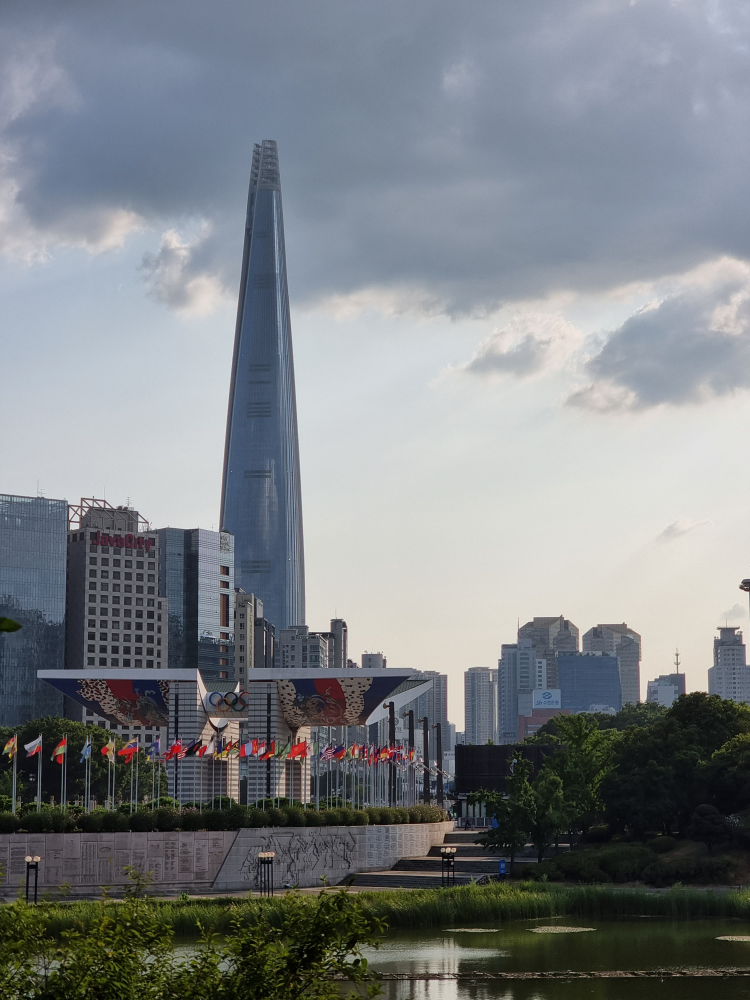
#> input picture seoul.jpg, 3000 x 4000 px (shown at 1/4 size)
$ python main.py
#> lines starting #> are read from the running program, lines starting #| are printed output that depends on the picture
### func.py
'''
==================================================
 Additonal functions for phaseCorrelation.py
==================================================
 Info:

 Written by: Trym Nygård
 Last updated: March 2022

'''

import matplotlib.pyplot as plt
import matplotlib
import numpy as np
import cv2 as cv
from mpl_toolkits.mplot3d import Axes3D
from scipy.interpolate import RectBivariateSpline
from scipy.optimize import minimize

def stereoImgResize(imgL,imgR, scale_percent,interMethod):
    width = int(imgL.shape[1] * scale_percent / 100)
    height = int(imgL.shape[0] * scale_percent / 100)
    dimL = (width, height)
    imgL = cv.resize(imgL, dimL, interpolation = interMethod)
    width = int(imgR.shape[1] * scale_percent / 100)
    height = int(imgR.shape[0] * scale_percent / 100)
    dimR = (width, height)
    imgR = cv.resize(imgR, dimR, interpolation = interMethod)

    return imgL, imgR

def stereoImgCrop(img,X,Y,N,M):
    win = img[int(Y-(N/2)):int(Y+(N/2)), int(X-(M/2)):int(X+(M/2))]
    #print("Window size: ", winL.shape)
    return win

def windowFunc(funcType, win):
    width,height = win.shape
    Ww=eval('np.'+funcType+'(width)')
    Wh=eval('np.'+funcType+'(height)')
    windowFilter=np.outer(Ww,Wh)
    win = win * windowFilter
    return win

# [7 lines left out: function magMask, not called in this run]

def radMask(dft,param=0.6):
    N = dft.shape[1]
    radius = param*((N)/(2))
    maskedDft = dft[int(dft.shape[0]/2-radius):int(dft.shape[0]/2+radius),int(dft.shape[1]/2-radius):int(dft.shape[1]/2+radius)]
    return maskedDft

def LMSQ(xdata, ydata):

    def obj(coeff):
        M = len(ydata)
        dy = np.diff(ydata)/np.diff(xdata)
        x0 = coeff
        return np.median((2*np.pi/M)*x0-dy)**2

    coeff = 0
    res = minimize(obj,coeff)

    return res.x

def forooshBalci(dftL,dftR):
    M = dftL.shape[0]
    N = dftL.shape[1]

    dftShiftL = np.fft.fftshift(dftL)
    dftShiftR = np.fft.fftshift(dftR)

    # Normalized cross-power spectrum
    R = (dftShiftL*np.conjugate(dftShiftR))/(np.abs(dftShiftL*np.conjugate(dftShiftR)))

    # Phase difference matrix
    P = np.arctan2(R.imag,R.real)

    s = (M,N)
    U = np.zeros(s)
    U = np.unwrap(P,axis=1)
    rows = U

    temp = rows.shape[0]
    xdata = np.linspace(0,temp,temp)

    x_shift = LMSQ(xdata,rows)

    return x_shift


def hoge(dftL,dftR, radius=0.6, magThres=0, plot=False):
    '''
    Subspace identification (SID) method for sub-pixel estimation.
    SID is an extension to the Phase Correlation Method and developed by William Scott Hoge
    and based on the paper "A Subspace Identification Extension to the Phase Correlation Method"
    Pros:
        Accurate and robust for images with large shifts or rotations.
        Consistent results even for images with low correlation.
        Can achieve up to 1/20th pixel accuracy
    Cons:
        SVD can be quite slow and may become unstable for very small images
        Can be sensitive to aliasing effects during image acquisition and edge effects caused by the DFT

    Preprocessing:
    A window function such as a Hamming or a Blackman window should be applied to each image to avoid edge
    effects.
    Masking out higher frequencies in the Normalized cross-power spectrum R should be performed
    in order to reduce the impact of aliasing.

    How to use:
    plot = True
        Subplot of the phase difference and the 1D unwrapped phase difference.
        Plot of Frequency Spectrum of the discrete Fourier transform.
    Radius
    '''

    M = dftL.shape[0]
    N = dftL.shape[1]

    dftShiftL = np.fft.fftshift(dftL)
    dftShiftR = np.fft.fftshift(dftR)

    #Mask out spectral components that lie outside a radius from the central peak
    maskedDftL = radMask(dftShiftL,radius)
    maskedDftR = radMask(dftShiftR,radius)

    # Normalized cross-power spectrum
    R = (maskedDftL*np.conjugate(maskedDftR))/(np.abs(maskedDftL*np.conjugate(maskedDftR)))

    U,S,V  = np.linalg.svd(R) #Reduce from 2D to 1D

    dominantV = V[np.argmax(S),:]
    dominantU = U[:,np.argmax(S)]

    A = []
    for i in range(len(V)):
        A.append(i)
    A = np.vstack([A, np.ones(len(A))]).T #Refered to as R in the paper

    angleV = np.angle(dominantV)  #Find the angle
    unwrapV = np.unwrap(angleV)

    fittedLineV, res,rank,s = np.linalg.lstsq(A,unwrapV,rcond=-1) #Equation 6 inv(R^TR)R^Tunwrap(v)
    muX = fittedLineV[0] #slope of the fitted line
    cX = fittedLineV[1] #abscissa of the fitted line
    subShiftX = muX * (M / (2*np.pi)) #translational shift

    angleU = np.angle(dominantU)  #Find the angle
    unwrapU = np.unwrap(angleU)
    fittedLineU, res,rank,s = np.linalg.lstsq(A,unwrapU,rcond=-1) #Equation 6 inv(R^TR)R^Tunwrap(v)
    muY = fittedLineU[0] #slope of the fitted line
    #cY = fittedLineU[1] #abscissa of the fitted line
    subShiftY = muY * (N / (2*np.pi)) #translational shift

    if plot:
        #plotDFT("Frequency Spectrum Left Image",dftShiftL)
        #plotDFT(dftShiftL,maskedDftL)
        #plotDFT("Frequency Spectrum Right Image",maskedDftR)

        temp = unwrapV.shape[0]
        fx= (np.linspace(-temp/2,temp/2-1,temp)/temp);    # FM = number of pixel in x direction
        fx = fx *2 * np.pi                    # Multiply with 2pi to get the (spatial) frequency
        fx = np.reshape(fx, (-1, 1))          # Go from shape (M,) to (M,1)
        test = np.linspace(0,np.pi,temp)
        fig, axarr = plt.subplots(nrows=1, ncols=2, figsize=(5, 3))
        axarr[0].set_title("Phase component")
        axarr[0].grid(True)
        axarr[0].plot( test, angleV)

        x = np.linspace(0,temp,temp)
        axarr[1].set_title("Unwrapped Phase component")
        axarr[1].grid(True)
        axarr[1].plot(x, unwrapV)
        line, = axarr[1].plot(x, muX*x+cX, "--")
        line.set_label('Fitted line')
        axarr[1].text(0,max(unwrapV),"Estimated shift: "+str(round(subShiftX,3)),fontsize=12)
        axarr[1].text(max(x)/2,(max(unwrapV)+min(unwrapV))/2,"Slope: "+str(round(muY,7)))
        axarr[1].legend(fontsize=15, bbox_to_anchor=(1, 0.15))
        plt.show()


    return subShiftX,subShiftY

def computeGradCorr(img, img2, gradMethod = "hvdiff", polyDeg = 2, nPoints = 200, plot = False):
    M = img.shape[0]

    if gradMethod == "hvdiff":

        gHor = np.zeros_like(img.astype('float64'))
        gVer = np.zeros_like(img.astype('float64'))
        gHor2 = np.zeros_like(img2.astype('float64'))
        gVer2 = np.zeros_like(img2.astype('float64'))

        for i in range(1,img.shape[0]-1):
            for j in range(1,img.shape[1]-1):
                gHor[i,j] = (int(img[i+1,j])-int(img[i-1,j]))
                gVer[i,j] = (int(img[i,j+1])-int(img[i,j-1]))
                gHor2[i,j] = (int(img2[i+1,j])-int(img2[i-1,j]))
                gVer2[i,j] = (int(img2[i,j+1])-int(img2[i,j-1]))

    elif gradMethod == "sobel":
        gHor = cv.Sobel(img,cv.CV_64F,1,0,ksize=5)
        gVer = cv.Sobel(img,cv.CV_64F,0,1,ksize=5)
        gHor2 = cv.Sobel(img2,cv.CV_64F,1,0,ksize=5)
        gVer2 = cv.Sobel(img2,cv.CV_64F,0,1,ksize=5)
    elif gradMethod == "scharr":
        gHor = cv.Scharr(img, cv.CV_64F, 1, 0)
        gVer = cv.Scharr(img, cv.CV_64F, 0, 1)
        gHor2 = cv.Scharr(img2, cv.CV_64F, 1, 0)
        gVer2 = cv.Scharr(img2, cv.CV_64F, 0, 1)
    elif gradMethod == "False":
        gHor = img
        gVer = img
        gHor2 = img2
        gVer2 = img2

    if gradMethod != "canny":
        g = gHor - np.imag(gVer)
        g2 = gHor2 - np.imag(gVer2)
    else:
        g = cv.Canny(img,100,200)
        g2 = cv.Canny(img2,100,200)
        cv.imshow("dsaasd",g2)
        cv.waitKey(0)

    dftG = (np.fft.fft2(g))
    dftG2 = (np.fft.fft2(g2))

    cc = np.fft.ifft2(dftG*np.conjugate(dftG2))

    for i in range(int(M/2)):
        cc = np.roll(cc, -1, axis=1)

    cc = cc.real
    #plotSurface(cc)

    idxMax = np.unravel_index(cc.argmax(), cc.shape)

    dist = 1
    y = np.array([cc[idxMax[0],idxMax[1]-dist], cc[idxMax[0],idxMax[1]], cc[idxMax[0],idxMax[1]+dist]])
    x = np.linspace(idxMax[1]-dist,idxMax[1]+dist,3).astype(int)

    fit = np.polyfit(x,y,polyDeg)
    p = np.poly1d(fit)
    newX = np.linspace(idxMax[1]-dist,idxMax[1]+dist,nPoints)

    maxPeak = [newX[np.argmax(p(newX))],p(newX[np.argmax(p(newX))])]
    x_shift = int(M/2)-maxPeak[0]

    if plot:

        temp = M
        xx = np.linspace(0,temp,temp).astype(int)
        fig, axarr = plt.subplots(1,1,figsize=(16, 10))
        axarr.grid(True)
        axarr.plot(xx,cc[idxMax[0],:] )
        axarr.plot(newX,p(newX))
        axarr.plot(x[0],y[0], marker="o", color="green")
        axarr.plot(x[1],y[1], marker="o", color="green")
        axarr.plot(x[2],y[2], marker="o", color="green")
        axarr.text(maxPeak[0],maxPeak[1],str(round(x_shift,4)),horizontalalignment='right',fontsize=15)
        plt.show()

        f, axarr = plt.subplots(1,2,figsize=(16, 10))
        axarr[0].imshow(cv.addWeighted(gHor, 0.5, gVer, 0.5, 0),cmap='gray')
        axarr[1].imshow(cv.addWeighted(gHor2, 0.5, gVer2, 0.5, 0),cmap='gray')
        #f.suptitle(gradMethod,fontsize=20)
        #axarr[1].set_title(str(x_shift))
        plt.show()


    return x_shift

def computePC(dftL,dftR,  polyDeg = 2, nPoints = 200,  subpx = True, plot = False):

    M = dftL.shape[0]

    # Normalized cross-power spectrum
    R = (dftL*np.conjugate(dftR))/(np.abs(dftL*np.conjugate(dftR)))

    # Taking the inverse discrete Fourier transform to find the phase correlation
    PC = np.fft.ifft2(R)

    # Using the fourier shif theorem to move the maximum peak
    PC = np.fft.fftshift(PC)

    # Compute magnitude
    PC = abs(PC)

    # Using a 2d Gaussian distribution to smooth the phase correlation and to remove false peaks
    PC = cv.GaussianBlur(PC,(5,5),0)

    idxMax = np.unravel_index(PC.argmax(), PC.shape) # Extract indices of max peak from POC function
    if subpx:
        dist = 1
        y = np.array([PC[idxMax[0],idxMax[1]-dist], PC[idxMax[0],idxMax[1]], PC[idxMax[0],idxMax[1]+dist]])
        x = np.linspace(idxMax[1]-dist,idxMax[1]+dist,3).astype(int)

        fit = np.polyfit(x,y,polyDeg)
        p = np.poly1d(fit)
        newX = np.linspace(idxMax[1]-dist,idxMax[1]+dist,nPoints)

        maxPeak = [newX[np.argmax(p(newX))],p(newX[np.argmax(p(newX))])]
        xShift = int(M/2)-maxPeak[0]

        if plot:
            xx = np.linspace(0,M,M).astype(int)
            fig, axarr = plt.subplots(1,1)
            axarr.grid(True)
            axarr.plot(xx, PC[idxMax[0],:] )
            axarr.plot(newX,p(newX))
            axarr.plot(x[0],y[0], marker="o", color="green")
            axarr.plot(x[1],y[1], marker="o", color="green")
            axarr.plot(x[2],y[2], marker="o", color="green")
            plt.show()

            #plotSurface(PC)

    else:
        yShift = int(PC.shape[0]/2-idxMax[0])       # Compute integer shift Y from the max peak in POC function
        xShift = int(PC.shape[1]/2-idxMax[1])       # Compute integer shift X from the max peak in POC function

        if plot:
            print("POC Max Peak: ", np.max(PC))
            plotSurface(PC)
            plt.figure()
            plt.imshow(PC,cmap='gray')
            plt.show()

    return xShift

# [36 lines left out: function computeCCinter, not called in this run]

def gauss(y): #Does not work well
    dx = (np.log(y[2])-np.log(y[0]))/(2*(np.log(y[1])-np.log(y[2])-np.log(y[0])))
    return dx

def parbola(y):
    dx = ((y[2])-(y[0]))/(2*(2*(y[1])-(y[2])-(y[0])))
    return dx

def computeCCinter2(imgL, imgR, method="parabola", plot=False):
    M = imgL.shape[0]
    dftG = (np.fft.fft2(imgL))
    dftG2 = (np.fft.fft2(imgR))
    cc = np.fft.ifft2(dftG*np.conjugate(dftG2))
    for i in range(int(M/2)):
            cc = np.roll(cc, -1, axis=1)

    cc = cc.real
    idxMax = np.unravel_index(cc.argmax(), cc.shape)

    dist = 1
    y = np.array([cc[idxMax[0],idxMax[1]-dist], cc[idxMax[0],idxMax[1]], cc[idxMax[0],idxMax[1]+dist]])
    x = np.linspace(idxMax[1]-dist,idxMax[1]+dist,3).astype(int)

    if(method == "parabola"):
        x_shift = int(M/2)-parbola(y)-idxMax[1]
    elif(method == "gauss"):
        x_shift = int(M/2)-gauss(y)-idxMax[1]

    if plot:
        temp = M
        xx = np.linspace(0,temp,temp).astype(int)
        fig, axarr = plt.subplots(1,1)
        axarr.grid(True)
        axarr.plot(xx,cc[idxMax[0],:] )
        #axarr.plot(newX,p(newX))
        axarr.plot(x[0],y[0], marker="o", color="green")
        axarr.plot(x[1],y[1], marker="o", color="green")
        axarr.plot(x[2],y[2], marker="o", color="green")
        #axarr.text(maxPeak[0],maxPeak[1],str(x_shift),horizontalalignment='right')
        plt.show()

    return x_shift

# [118 lines left out: functions blockMatching, plotPhaseDifference, plotSurface, plotDFT, not called in this run]


### main.py
'''
==================================================
 Info:

 Written by: Trym Nygård
 Last updated: June 2022

 Required python script "func.py"
'''

# PARAMETERS FOR SEOUL IMAGE
M = 200      # Width of window (fraction cycles 67)
N = 200      # Height of window  (fraction cycles 67)
X_L = 150    # X center position of the left window
X_R = 150    # X center position of the right window
Y_L = 300    # Y center position of the left window
Y_R = 300    # Y center position of the right window

import matplotlib.pyplot as plt
import numpy as np
import cv2 as cv
import func as fc

showPlot = False

# Load image
imgL = cv.imread('seoul.jpg',0)
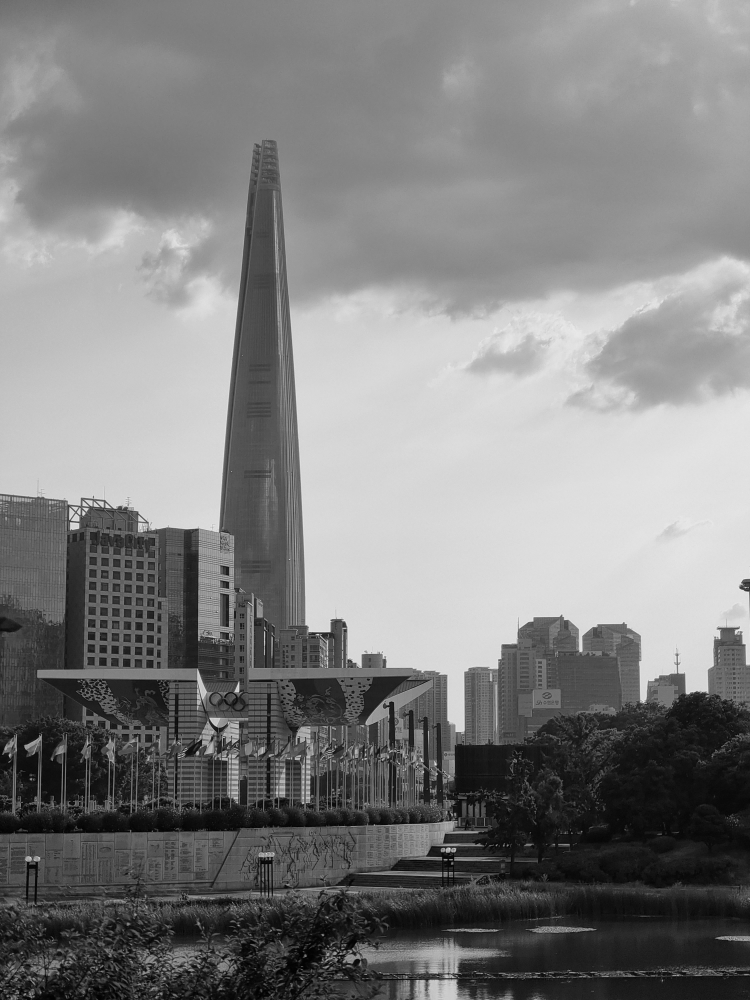
#> imgL: shape (4000, 3000) (shown at 1/4 size); min 0, max 254, mean 128.1

SHIFTS = np.array([1,2,3,4,5,6,7,8,9])

def MAE(xc,xHat):
  return round(np.mean(np.abs(xHat-xc)),4)

def RMSE(xc,xHat):
  return round(np.sqrt(np.mean((xHat-xc)**2)),4)


SID = []
PC = []
QUAD_EST = []
GCC = []
GCC_SOBEL = []
LMSQ = []
with open("result.txt", "w") as c:
    for i in range(len(SHIFTS)):
        # Create shifted image
        X_SHIFT = SHIFTS[i] # (fraction cycles 47)
        Y_SHIFT = 0
        translationMatrix = np.float32([[1, 0, X_SHIFT], [0, 1, Y_SHIFT]])
        imgR = cv.warpAffine(imgL, translationMatrix, (imgL.shape[1],imgL.shape[0]))

        # Resize
        SCALE_PERCENT = 10 # percent of original size
        resizedImgL, resizedimgR = fc.stereoImgResize(imgL,imgR,SCALE_PERCENT,cv.INTER_AREA)
        #print("Resized Image size: ", imgL.shape)

        print("*********************X-SHIFT = ",X_SHIFT/10,"]*********************")

        #Create window of features
        croppedL = fc.stereoImgCrop(resizedImgL, X_L, Y_L, M, N)
        croppedR = fc.stereoImgCrop(resizedimgR, X_R, Y_R, M, N)

        '''
        f, axarr = plt.subplots(1,2,figsize=(15,15))
        axarr[0].imshow(croppedL,cmap='gray')
        axarr[0].set_title("Left",fontsize=20)
        axarr[1].imshow(croppedR,cmap='gray')
        axarr[1].set_title("Right",fontsize=20)
        plt.show()
        '''

        #Apply window function
        winL = fc.windowFunc("blackman",croppedL) #funcType: blackman, hanning,
        winR = fc.windowFunc("blackman",croppedR) #funcType: blackman, hanning

        # Discrete Fourier Transform of both images
        dftL = np.fft.fft2(winL)
        dftR = np.fft.fft2(winR)

        # Compute magnitude plot
        dftShiftL = np.fft.fftshift(dftL)
        dftShiftR = np.fft.fftshift(dftR)
        magSpecL = 20*np.log(np.abs(dftShiftL))
        magSpecR = 20*np.log(np.abs(dftShiftR))

        #******IMAGE REGISTRATION IN THE FOURIER DOMAIN [SUB-PIXEL PRECISION]******
        subShiftX1 = fc.computePC(dftL,dftR, subpx=True, plot = showPlot)
        print("subShiftX: ",round(subShiftX1,3), "                [Phase Correlation]")

        subShiftX2 = fc.computeCCinter2(croppedL,croppedR,method = "parabola", plot=showPlot)
        print("subShiftX: ",round(subShiftX2,3), "                [Quadratic estimator]")

        subShiftX3 = fc.computeGradCorr(croppedL,croppedR,gradMethod="hvdiff", plot=showPlot)
        print("subShiftX: ",round(subShiftX3,3), "                [Argyriou & Vlachos]")

        subShiftX4 = fc.computeGradCorr(croppedL,croppedR,gradMethod="sobel", plot=showPlot)
        print("subShiftX: ",round(subShiftX4,3), "                [Gradient Cross-Correlation (sobel)]")

        subShiftX5,_ = fc.hoge(dftL,dftR,radius=0.4, magThres=0, plot = showPlot)
        print("subShiftX: ",round(subShiftX5, 3), "                [Hoge]")

        subShiftX6 = fc.forooshBalci(np.fft.fft2(croppedL),np.fft.fft2(croppedR))
        print("subShiftX: ",round(subShiftX6[0], 3), "                [Foroosh & Balci]")

        PC.append(round(subShiftX1,3))
        QUAD_EST.append(round(subShiftX2,3))
        GCC.append(round(subShiftX3,3))
        GCC_SOBEL.append(round(subShiftX4,3))
        SID.append(round(subShiftX5,3))
        LMSQ.append(round(subShiftX6[0],3))

        positionStr = str(round(X_SHIFT/10,3)) +'&' + str(round(subShiftX1,3)) +'&'+str(round(subShiftX2,3)) +'&'+ str(round(subShiftX3,3)) +'&'+ str(round(subShiftX4,3)) +'&'+ str(round(subShiftX5,3))+'&'+ str(round(subShiftX6[0],3))
        print(positionStr, file=c, flush=True)
#> this loop made 9 passes
#> (xShift in computePC, subShiftX1) on passes 5 to 9: (0.533, 0.533), (0.693, 0.693), (0.814, 0.814), (0.905, 0.905), (0.965, 0.965)
#> (xShift in computePC, subShiftX1) on passes 1 to 4: (0.0452, 0.0452), (0.136, 0.136), (0.226, 0.226), (0.347, 0.347)
#> (printed output is left out)
#> pass 1, in stereoImgResize, `imgL = cv.resize(imgL, dimL, interpolation = interMethod)`:
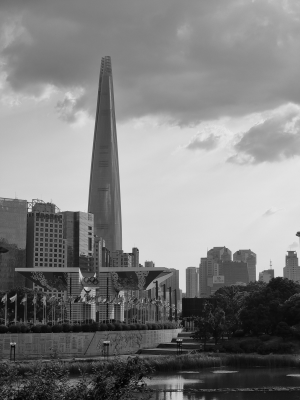
#> imgL: shape (400, 300); min 2, max 231, mean 128.1
#> pass 1, in stereoImgCrop, `win = img[int(Y-(N/2)):int(Y+(N/2)), int(X-(M/2)):int(X+(M/2))]`:
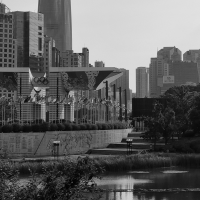
#> win: shape (200, 200); min 2, max 225, mean 96.3
#> after the loop:
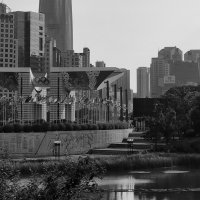
#> croppedR: shape (200, 200); min 2, max 225, mean 96.2
#> after the loop:
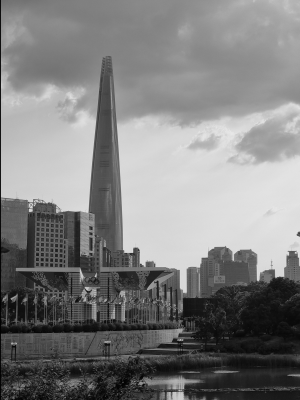
#> resizedimgR: shape (400, 300); min 0, max 231, mean 127.7
#> after the loop:
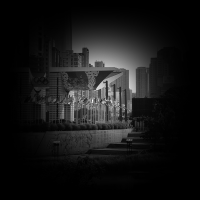
#> winL: shape (200, 200) float64; min -2.98e-15, max 175.9, mean 15.8; drawn with min black and max white
#> after the loop:
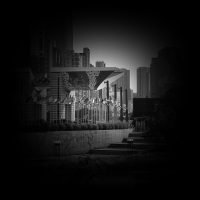
#> winR: shape (200, 200) float64; min -2.98e-15, max 173, mean 15.8; drawn with min black and max white
#> after the loop, GCC = [0.055, 0.116, 0.196, 0.296, 0.467, 0.663, 0.784, 0.874, 0.935]; GCC_SOBEL = [0.085, 0.166, 0.266, 0.377, 0.497, 0.623, 0.734, 0.824, 0.915]; LMSQ = [0.079, 0.158, 0.291, 0.356, 0.501, 0.626, 0.713, 0.826, 0.873]; PC = [0.045, 0.136, 0.226, 0.347, 0.533, 0.693, 0.814, 0.905, 0.965]; QUAD_EST = [0.054, 0.115, 0.19, 0.288, 0.424, 0.597, 0.725, 0.818, 0.891]; SID = [0.098, 0.199, 0.298, 0.396, 0.5, 0.6, 0.706, 0.806, 0.902]

    error = str(MAE(SHIFTS/10,PC)) +'&'+str( MAE(SHIFTS/10,QUAD_EST)) +'&'+ str( MAE(SHIFTS/10,GCC)) +'&'+ str( MAE(SHIFTS/10,GCC_SOBEL)) +'&'+ str( MAE(SHIFTS/10,SID))+'&'+ str( MAE(SHIFTS/10,LMSQ))
    print(error, file=c, flush=True)
    error2 = str(RMSE(SHIFTS/10,PC)) +'&'+str( RMSE(SHIFTS/10,QUAD_EST)) +'&'+ str( RMSE(SHIFTS/10,GCC)) +'&'+ str( RMSE(SHIFTS/10,GCC_SOBEL)) +'&'+ str( RMSE(SHIFTS/10,SID))+'&'+ str( RMSE(SHIFTS/10,LMSQ))
#> error2 = '0.077&0.0673&0.0742&0.0249&0.0033&0.0268'
    print(error2, file=c, flush=True)
